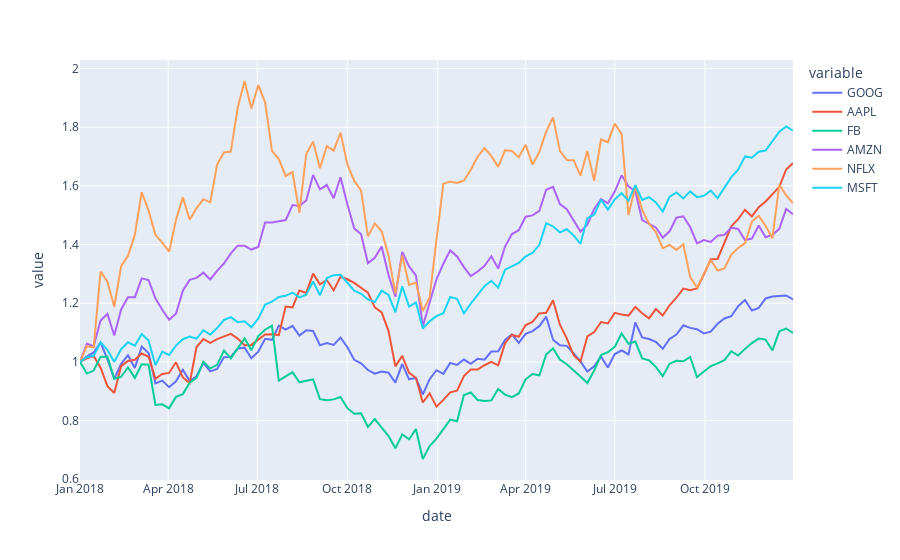

Source (notebook cell):
### Markdown cell above
### The stocks dataset

*Hints*:
- Turn stocks dataframe into a structure that can be picked up easily with plotly express

### Code cell
# YOUR CODE HERE
df = px.data.stocks() 
fig = px.line(df, x="date", y=["GOOG","AAPL","FB","AMZN","NFLX","MSFT"])

fig.show()
